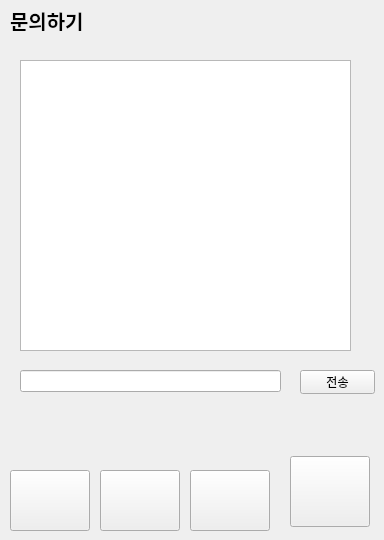
      <widget class="QWidget" name="page_4">
       <widget class="QLabel" name="label_23">
        <property name="geometry">
         <rect>
          <x>10</x>
          <y>10</y>
          <width>91</width>
          <height>21</height>
         </rect>
        </property>
        <property name="font">
         <font>
          <family>맑은 고딕</family>
          <pointsize>15</pointsize>
          <bold>true</bold>
         </font>
        </property>
        <property name="text">
         <string>문의하기</string>
        </property>
       </widget>
       <widget class="QTextEdit" name="logedit">
        <property name="geometry">
         <rect>
          <x>20</x>
          <y>60</y>
          <width>331</width>
          <height>291</height>
         </rect>
        </property>
       </widget>
       <widget class="QLineEdit" name="inquryedit">
        <property name="geometry">
         <rect>
          <x>20</x>
          <y>370</y>
          <width>261</width>
          <height>22</height>
         </rect>
        </property>
       </widget>
       <widget class="QPushButton" name="inqurybutton">
        <property name="geometry">
         <rect>
          <x>300</x>
          <y>370</y>
          <width>75</width>
          <height>24</height>
         </rect>
        </property>
        <property name="text">
         <string>전송</string>
        </property>
       </widget>
       <widget class="QPushButton" name="orderrightbutton_3">
        <property name="geometry">
         <rect>
          <x>190</x>
          <y>470</y>
          <width>80</width>
          <height>61</height>
         </rect>
        </property>
        <property name="styleSheet">
         <string notr="true">border-image:url(&quot;C:/project/homeui/order_right.PNG&quot;)</string>
        </property>
        <property name="text">
         <string/>
        </property>
       </widget>
       <widget class="QPushButton" name="inquirybutton_3">
        <property name="geometry">
         <rect>
          <x>290</x>
          <y>456</y>
          <width>80</width>
          <height>71</height>
         </rect>
        </property>
        <property name="styleSheet">
         <string notr="true">border-image:url(&quot;C:/project/homeui/iqurey.PNG&quot;)</string>
        </property>
        <property name="text">
         <string/>
        </property>
       </widget>
       <widget class="QPushButton" name="searchbutton_3">
        <property name="geometry">
         <rect>
          <x>100</x>
          <y>470</y>
          <width>80</width>
          <height>61</height>
         </rect>
        </property>
        <property name="styleSheet">
         <string notr="true">border-image:url(&quot;C:/project/homeui/search.PNG&quot;)</string>
        </property>
        <property name="text">
         <string/>
        </property>
       </widget>
       <widget class="QPushButton" name="homebutton_3">
        <property name="geometry">
         <rect>
          <x>10</x>
          <y>470</y>
          <width>80</width>
          <height>61</height>
         </rect>
        </property>
        <property name="styleSheet">
         <string notr="true">border-image:url(&quot;C:/project/homeui/home.PNG&quot;)</string>
        </property>
        <property name="text">
         <string/>
        </property>
       </widget>
      </widget>
